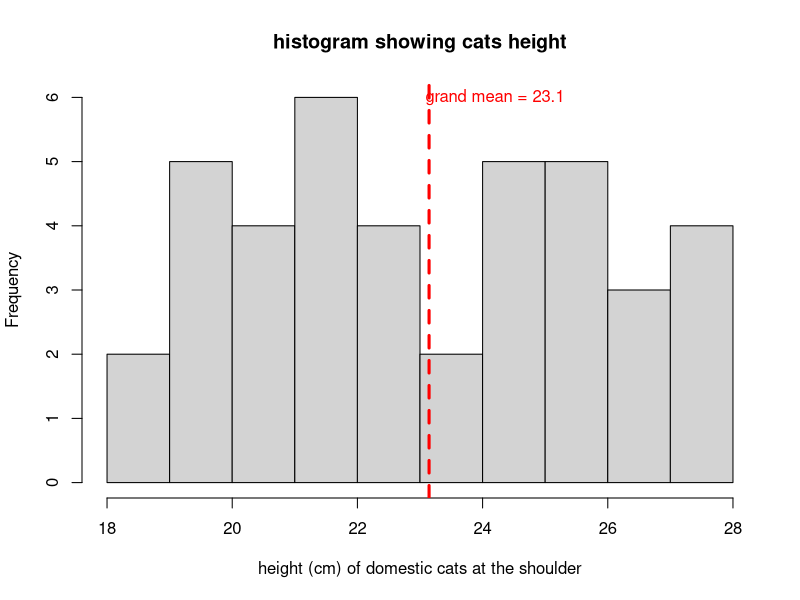
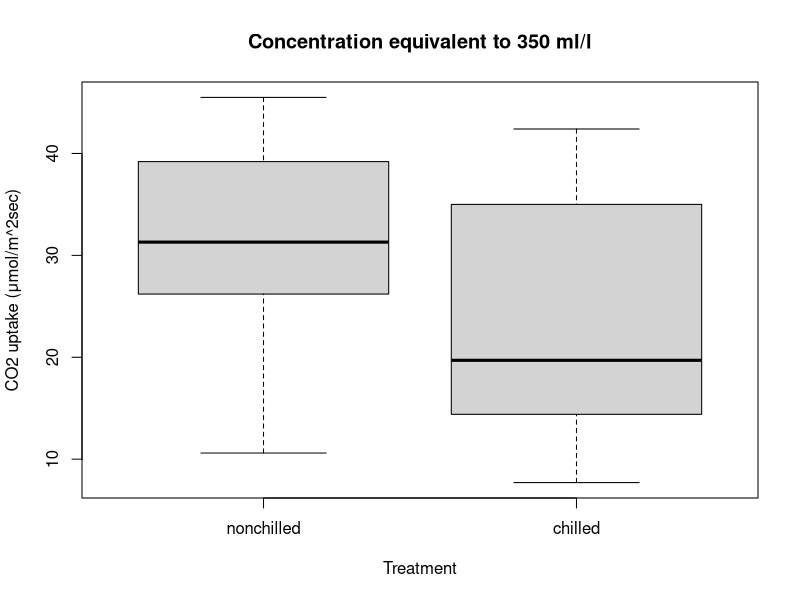
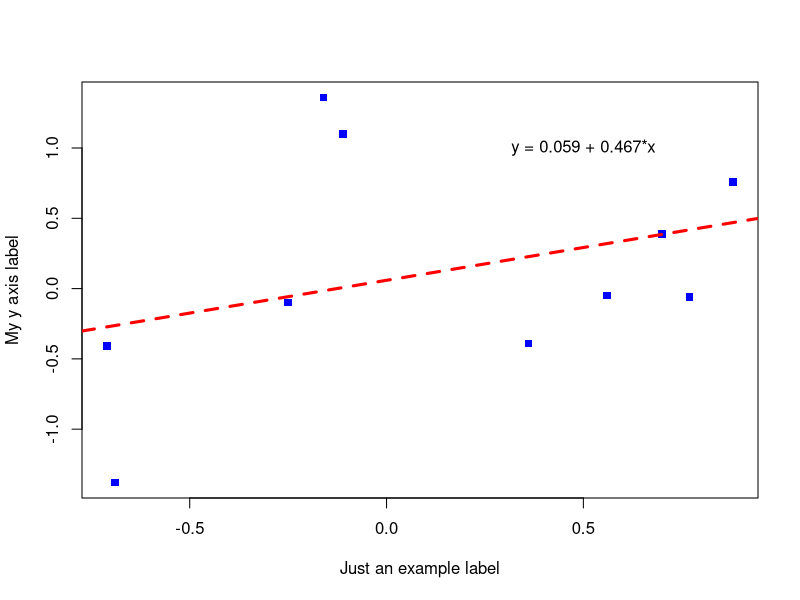
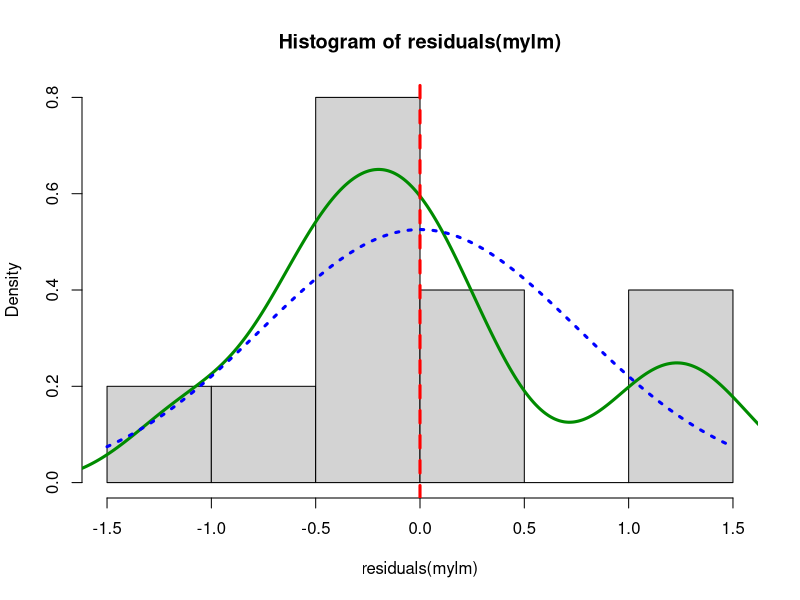
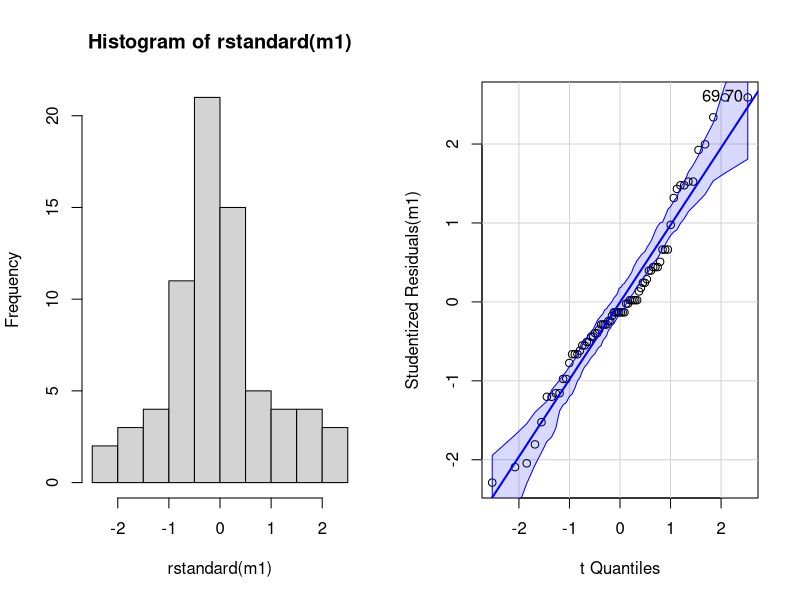
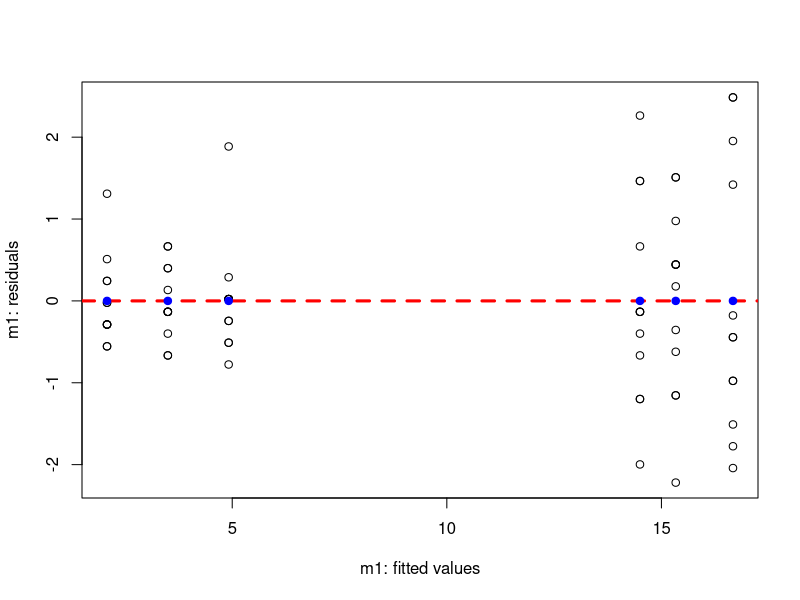
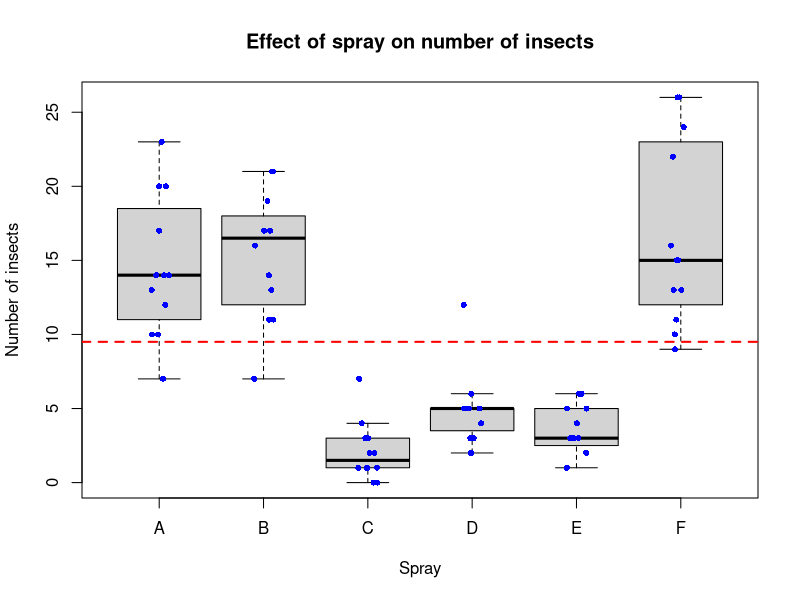

Write the R code that produced these figures, in order.
## HEADER ####
## Who: Sam JAckson
## What: Data science bootcamp skills test
## Last edited: 2022-09-11
####

## CONTENTS ####
## Question 1
## Question 2
## Question 3
## Question 4
## Question 5
## Question 6
## Question 7
## Question 8
## Question 9
## Question 10


## Question 1 ####
# Start a reproducible script for the assessment


## Question 2 ####
# Show the R code to produce the following output

# Create matrix containing the required data
mymat <- matrix(data = c(32, 28, 34, 42), nrow = 2)

# Add row and column names
rownames(mymat) <- c("female", "male")
colnames(mymat) <- c("dog", "cat")

# Display matrix as required
mymat


## Question 3 ####
# Show the R code to make a good histogram of the following data,
# describing the height in cm of domestic cats at the shoulder

# Create vector containing data
cat <- c(20.7, 21.7, 23.7, 27.1, 20.0, 27.0, 27.4,
         24.6, 24.3, 18.6, 20.1, 19.8, 24.9, 21.8, 25.7,
         23.0, 25.2, 27.9, 21.8, 25.8, 27.3, 20.1, 24.5,
         19.3, 20.7, 21.9, 18.1, 21.8, 26.7, 21.4, 22.8,
         24.0, 22.9, 19.9, 26.3, 24.7, 25.9, 19.1, 25.2,
         22.1)

# Create histogram of data
hist(cat, xlab = "height (cm) of domestic cats at the shoulder",
     main = "histogram showing cats height")

# Add vertical line showing the grand mean
mean(cat)
abline(v = mean(cat), lty = 2, lwd = 3, col = "red")

# Add label to line showing grand mean
text(x = 24.2, y = 6, labels = "grand mean = 23.1", col = "red")


## Question 4 ####
# Using cat data, perform the Shapiro test to decide if data adhere
# to a Gaussian distribution

# Carry out Shapiro test on cat data
shapiro.test(cat)

# We found no evidence our assumption of Gaussian distribution was violated
# Shapiro-Wilk: W = 0.96, n = 40, p = 0.14)


## Question 5 ####
# Examine the 'CO2' data frame and help file
data("CO2")
help("CO2")
head(CO2)

# Select all columns of the data frame where conc == 350
CO2[CO2$conc == "350", c(1:5)]

# Create boxplot showing uptake as a function of treatment
boxplot(formula = CO2$uptake ~ CO2$Treatment,
        data = CO2[CO2$conc == "350", c(1:5)],
        ylab = "CO2 uptake (μmol/m^2sec)",
        xlab = "Treatment",
        main = "Concentration equivalent to 350 ml/l")


## Question 6 ####
# Replicate the graph for the given data

# Load data for x and y
y <- c(1.36, -0.10, 0.39, -0.05, -1.38, -0.41, -0.39, -0.06, 1.10, 0.76)
x <- c(-0.16, -0.25, 0.70, 0.56, -0.69, -0.71, 0.36, 0.77, -0.11, 0.88)

# Plot graph
plot(x = x, y = y,
     pch = 15,
     col = "blue",
     xlab = "Just an example label",
     ylab = "My y axis label")

# Calculate linear model
mylm <- lm(formula = y ~ x)
mylm
# Intercept = 0.059, slope = 0.467

# Add line to plot
abline(reg = mylm, col = "red", lty = 2, lwd = 3)

# Add text to plot describing line
text(x = 0.5, y = 1, labels = "y = 0.059 + 0.467*x")


## Question 7 ####
# Calculate the residuals of y ~ x from Q6
residuals(mylm)

# Calculate mean and standard deviation of residuals
mean(residuals(mylm))
sd(residuals(mylm))
# mean = 8.33e-17, standard deviation = 0.759

# Create histogram of residuals
hist(residuals(mylm), prob = T)

# Add a density line of residuals
lines(density(residuals(mylm)),
      col = "green4", lty = 1, lwd = 3)

# Draw on theoretical Gaussian for residual parameters
curve(dnorm(x, mean = mean(residuals(mylm)),
            sd = sd(residuals(mylm))),
      add = T,
      col = "blue", lty = 3, lwd = 3)

# Draw on line for mean
abline(v = mean(residuals(mylm)), lty = 2, lwd = 3, col = "red")

# Carry out Shapiro test on residuals
shapiro.test(residuals(mylm))

# We found no evidence our assumption of Gaussian residual distribution
# was violated (Shapiro-Wilk: W = 0.94, n = 10, P = 0.55)


## Question 8 ####
# There should only be raw data, no chart or mean etc.
# Unable to see if there is a dictionary tab
# Is there a heading to column 'A'?
# Spaces shouldn't be used in text e.g. 'mortality percentage' & 'M. euphorbiae'
# Appears good regarding data inputted without formatting


## Question 9 ####
# Perform 1-way ANOVA to evaluate the overall effect of insect spray type
# (spray) on the number of insects counted (count)
data("InsectSprays")
help("InsectSprays")
head(InsectSprays)

# Check for assumption of Gaussian residuals
# Create model object
m1 <- aov(formula = count ~ spray, data = InsectSprays)
# Create histogram and qqplot of residuals
par(mfrow = c(1, 2))
hist(rstandard(m1))
library(car)
qqPlot(x = m1)
par(mfrow = c(1, 1))
# Seems a little out on the qqplot
# Complete a Shapiro Wilk test
shapiro.test(rstandard(m1))
# There is evidence of difference to Guassian in our residuals for our
# ANOVA model (Shapiro-Wilk: W = 0.96, n = 72, P = 0.022)

# Check for assumption of homoscedasticity
plot(formula = rstandard(m1) ~ fitted(m1),
     ylab = "m1: residuals",
     xlab = "m1: fitted values")
abline(h = 0, lty = 2, lwd = 3, col = "red")
# Add points for mean residuals
y1 <- aggregate(rstandard(m1), by = list(InsectSprays$spray), FUN = mean)[,2]
x1 <- unique(round(fitted(m1),6))
points(x = x1, y = y1,
       pch = 19, col = "blue")
# Carry out bartlett test
bartlett.test(formula = count ~ spray, data = InsectSprays)
# There is evidence that variance in count differs between sprays
# (Bartlett test: K-squared = 25.96, df = 5, P < 0.0001)

# As the assumptions of Gaussian residuals, homoscedasticity and eqaulity of
# variance are violated, ANOVA cannot be used

# Carry out Kruskal-Wallis non-parametric test as alternative
kruskal.test(formula = count ~ spray, data = InsectSprays)
# We found evidence of a difference in count for different sprays
# (Kruskal-Wallis: chi-squared = 54.69, df = 5, p < 0.0001)

# Create a boxplot of the data
boxplot(count ~ spray, data = InsectSprays,
        ylab = "Number of insects",
        xlab = "Spray",
        main = "Effect of spray on number of insects",
        cex = 0)
# Add a line showing grand mean
abline(h = mean(InsectSprays$count),
       lty = 2, lwd = 2, col = "red")
# Add raw data
points(x = jitter(rep(1:6, each = 12), amount = .1),
       y = InsectSprays$count,
       pch = 16, cex = .8, col = "blue")

## Question 10 ####
# Create a github repository called 'bootcamp'
# Create an html R Markdown document with answer to question 9
# Push R Markdown file, html file and other related files to the repository